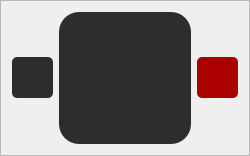
                  <widget class="QFrame" name="frame">
                   <property name="maximumSize">
                    <size>
                     <width>16777215</width>
                     <height>140</height>
                    </size>
                   </property>
                   <property name="frameShape">
                    <enum>QFrame::StyledPanel</enum>
                   </property>
                   <property name="frameShadow">
                    <enum>QFrame::Raised</enum>
                   </property>
                   <layout class="QHBoxLayout" name="horizontalLayout_7">
                    <item>
                     <widget class="QLabel" name="ImgAxis">
                      <property name="minimumSize">
                       <size>
                        <width>41</width>
                        <height>41</height>
                       </size>
                      </property>
                      <property name="maximumSize">
                       <size>
                        <width>41</width>
                        <height>41</height>
                       </size>
                      </property>
                      <property name="styleSheet">
                       <string notr="true">background-color: rgb(45, 45, 45);
border-radius:5px;</string>
                      </property>
                      <property name="text">
                       <string/>
                      </property>
                     </widget>
                    </item>
                    <item>
                     <widget class="QLabel" name="Img">
                      <property name="minimumSize">
                       <size>
                        <width>132</width>
                        <height>132</height>
                       </size>
                      </property>
                      <property name="maximumSize">
                       <size>
                        <width>132</width>
                        <height>132</height>
                       </size>
                      </property>
                      <property name="styleSheet">
                       <string notr="true">background-color: rgb(45, 45, 45);
border-radius:20px;</string>
                      </property>
                      <property name="text">
                       <string/>
                      </property>
                     </widget>
                    </item>
                    <item>
                     <widget class="QPushButton" name="ButtOpac">
                      <property name="minimumSize">
                       <size>
                        <width>41</width>
                        <height>41</height>
                       </size>
                      </property>
                      <property name="maximumSize">
                       <size>
                        <width>41</width>
                        <height>41</height>
                       </size>
                      </property>
                      <property name="styleSheet">
                       <string notr="true">QPushButton {	  
	background-color: rgb(170, 0, 0);
    border-radius:5px;
}
QPushButton:checked{
	background-color: rgb(0, 163, 0);
}
QPushButton:enabled {	
	background-image: url(:/Logos/Logos/OpacityEnable.png);
	background-position: center;
    background-repeat: no-repeat;
}
QPushButton:disabled {	
	background-image: url(:/Logos/Logos/OpacityDisabled.png);
	background-position: center;
    background-repeat: no-repeat;
    background-color: rgb(25, 25, 25);
}

</string>
                      </property>
                      <property name="text">
                       <string/>
                      </property>
                     </widget>
                    </item>
                   </layout>
                  </widget>
